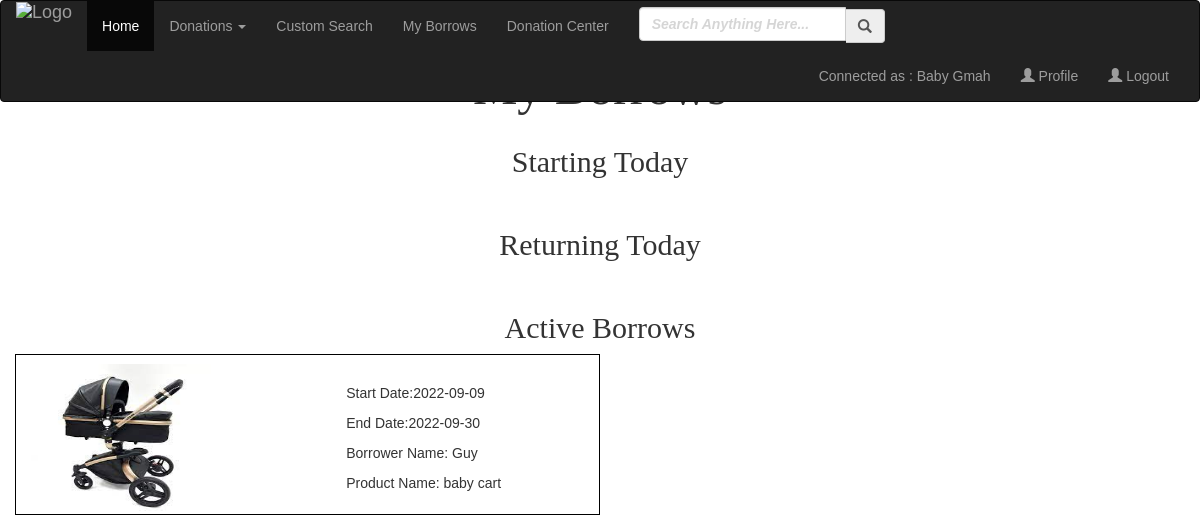
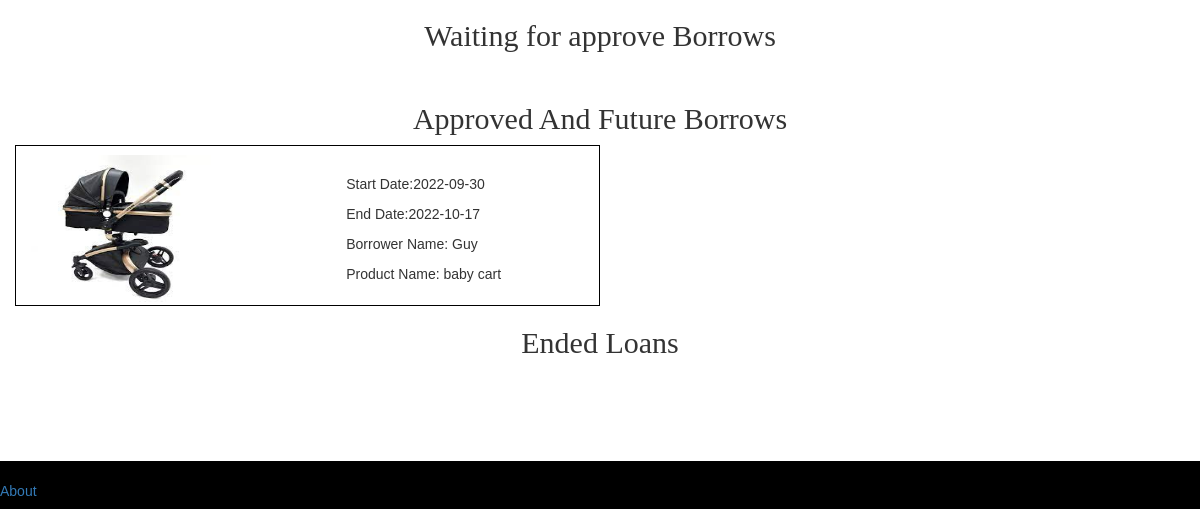
/borrows/ (signed in), run on an earlier commit of the app's database (2 pictures, top to bottom).
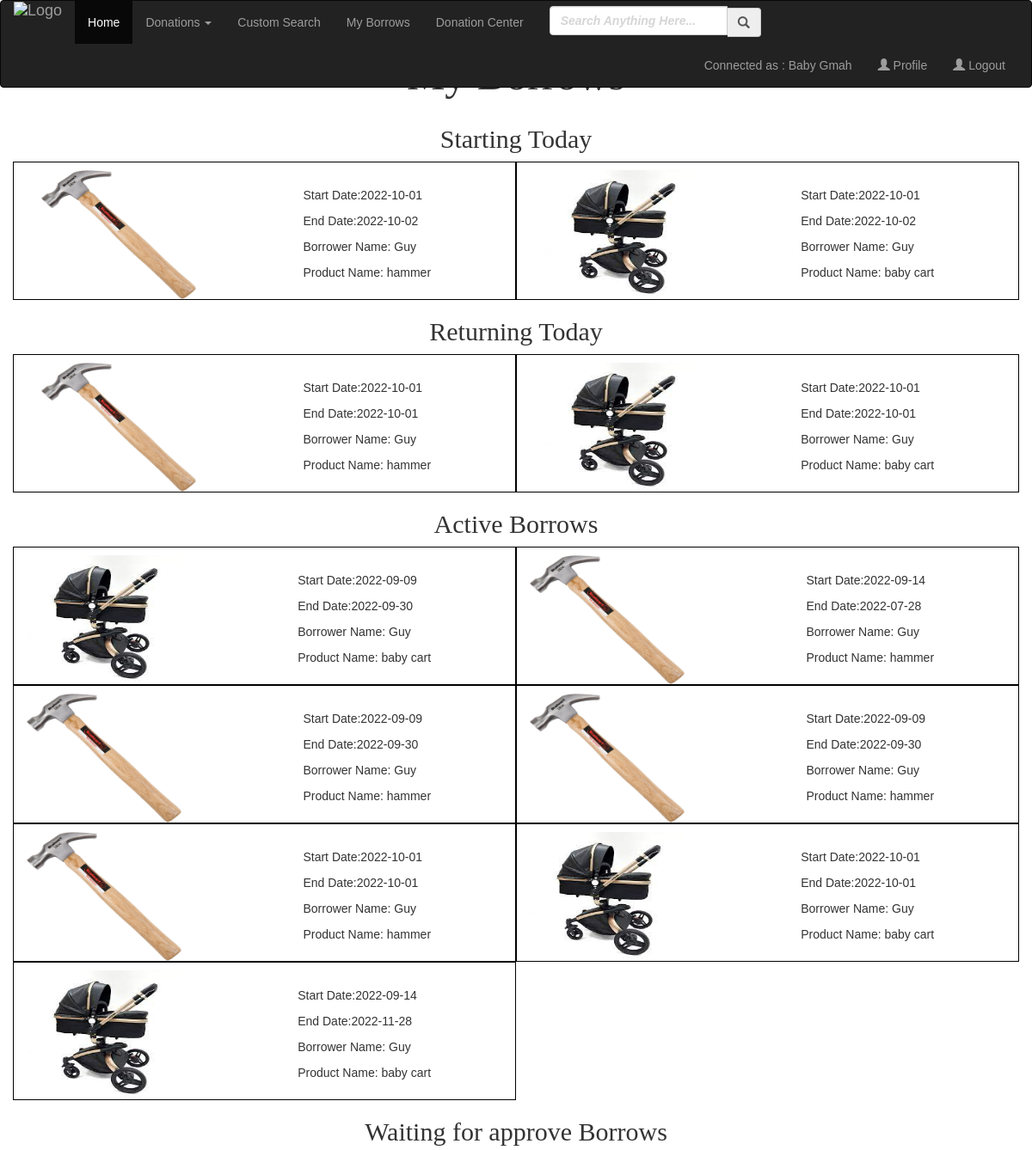
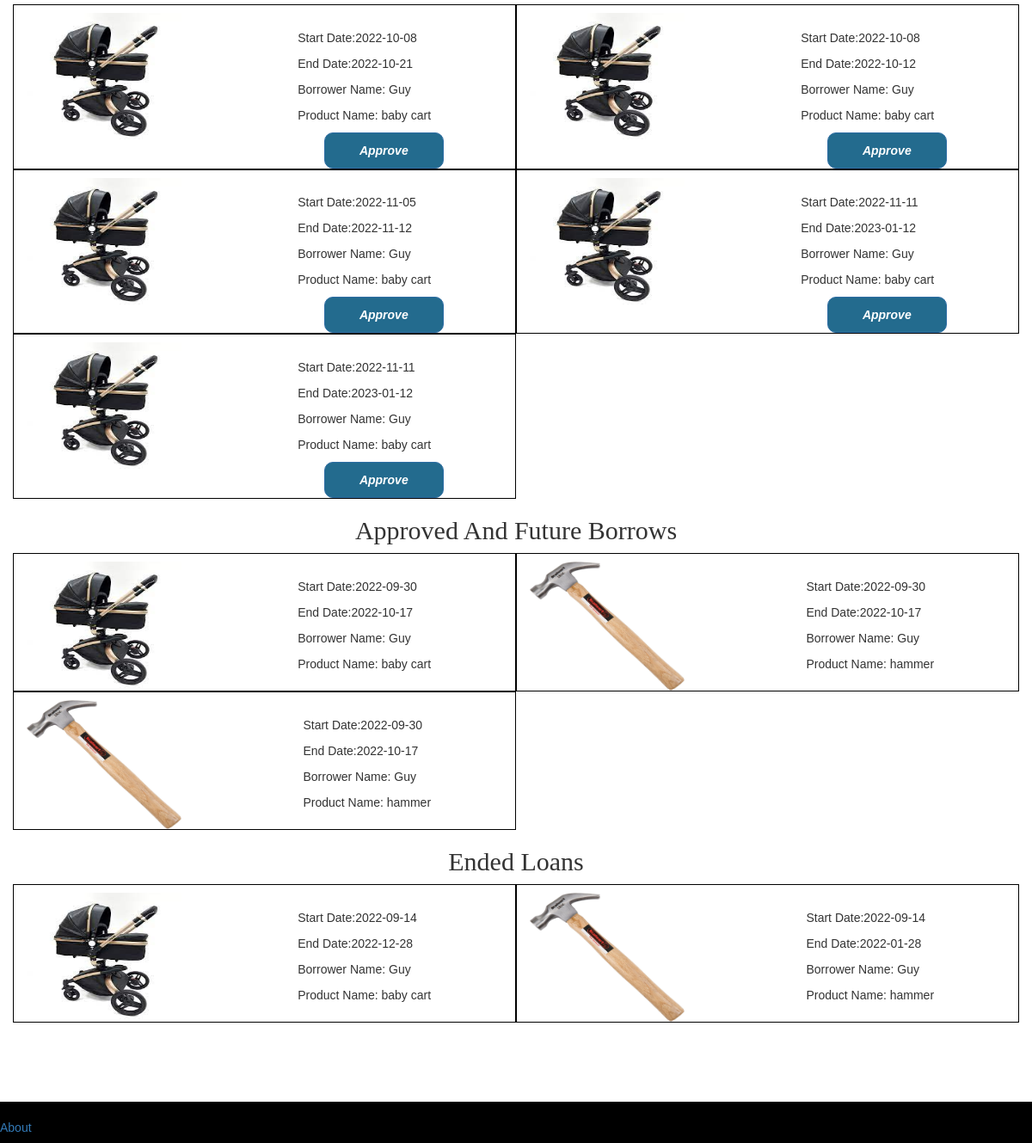
And on a later commit of the database (2 pictures, top to bottom).
### project/models.py (models this page shows)
class Gmah(UserMixin, db.Model):
    id = db.Column(db.Integer, primary_key=True)
    name = db.Column(db.String(1000))
    email = db.Column(db.String(1000))
    password = db.Column(db.String(100))
    owner_first_name = db.Column(db.String(50))
    owner_last_name = db.Column(db.String(50))
    phone = db.Column(db.String(10))
    category = db.Column(db.String(50))
    city = db.Column(db.String(200))
    street = db.Column(db.String(200))
    street_number = db.Column(db.Integer)
    profile_picture = db.Column(db.String(200))

class Borrows(db.Model):
    id = db.Column(db.Integer, primary_key=True)
    borrower_id = db.Column(db.Integer)
    gmah_id = db.Column(db.Integer)
    product_id = db.Column(db.Integer)
    start_date = db.Column(db.Date)
    end_date = db.Column(db.Date)
    approved = db.Column(db.Integer)
    is_active = db.Column(db.Integer)

class Products(db.Model):
    id = db.Column(db.Integer, primary_key=True)
    name = db.Column(db.String(1000))
    category = db.Column(db.String(50))
    description = db.Column(db.String(1000))
    idle = db.Column(db.Integer)
    gmah_id = db.Column(db.Integer, db.ForeignKey('gmah.id'))
    pic_name = db.Column(db.String(50))

class User(UserMixin, db.Model):
    id = db.Column(db.Integer, primary_key=True) # primary keys are required by SQLAlchemy
    email = db.Column(db.String(100), unique=True)
    password = db.Column(db.String(100))
    name = db.Column(db.String(1000))
    last_name = db.Column(db.String(1000))
    phone = db.Column(db.String(10))
    city = db.Column(db.String(200))
    street = db.Column(db.String(200))
    street_number = db.Column(db.Integer)
    is_gmah = db.Column(db.Boolean)
    is_blocked = db.Column(db.Boolean)
    profile_picture = db.Column(db.String(200))

### project/auth.py (the view)
@auth.route('/borrows/')
@login_required
def borrows():
    gmah_id = current_user.id
    gmah = Gmah.query.filter_by(id=gmah_id).first()
    if not gmah:
        flash('To see all of your borrows please login')
        return redirect(url_for('auth.login'))
    else:
        borrows = Borrows.query.filter_by(gmah_id=gmah_id).all()
        date = datetime.now()
        date = date.strftime("%Y-%m-%d")
        return render_template("my_borrows.htm", gmah=gmah, borrows=borrows, func=return_user, func2=return_product, date=date,
                               func3=compare_dates)

### project/auth.py (called while the page is built)
@auth.route('/return_user/<id>')
def return_user(id):
    user = User.query.filter_by(id=id).first()
    if user:
        return user
    else:
        return ""

@auth.route('/return_product/<id>')
def return_product(id):
    product = Products.query.filter_by(id=id).first()
    if product:
        return product
    else:
        return ""

@auth.route('/compare_dates/<date>')
def compare_dates(date):
    date = date.strftime("%Y-%m-%d")
    now =  datetime.now()
    now = now.strftime("%Y-%m-%d")
    result = now < date
    if result:
        return False
    else:
        if now==date:
            return True
        else:
            return False

### project/templates/my_borrows.htm (shortened to what this page needs)
{% extends "base.html" %}
{% block content %}
<h2 class="homewelcome" style="text-align:center;">My Borrows</h2>
    <div class="container ">
    <div class="row">
         <h1 class="homewelcome" style="font-size:30px;text-align:center;">Starting Today</h1>
        {% for borrow in borrows %}
            {% if borrow.is_active==0 and borrow.approved==1 and func3(borrow.start_date) %}
                <div class="col-lg-6" style="border: 1px solid black;">
                     <div  style="float:left;margin:0 0 0 3%;">
                        {% set imagename = (func2(borrow.product_id)).pic_name %}
                        <img class="resultProductPhoto" src={{url_for('static',filename='images/products/{}'.format(imagename))}} width="180px" height="150px">
                   </div>
                   <div style="float:right ;margin:5% 15% 0 0;">
                       <p>Start Date:{{ borrow.start_date }}</p>
                       <p>End Date:{{ borrow.end_date }}</p>
                       <p>Borrower Name: {{ (func(borrow.borrower_id)).name }}</p>
                       <p>Product Name: {{ (func2(borrow.product_id)).name }}</p>
                   </div>
                </div>
            {% endif %}
        {% endfor %}
        <br style="clear:both;">
         <h1 class="homewelcome" style="font-size:30px;text-align:center;">Returning Today</h1>
        {% for borrow in borrows %}
            {% if borrow.is_active==1 and borrow.approved==1 and func3(borrow.end_date) %}
                <div class="col-lg-6" style="border: 1px solid black;">
                     <div  style="float:left;margin:0 0 0 3%;">
                        {% set imagename = (func2(borrow.product_id)).pic_name %}
                        <img class="resultProductPhoto" src={{url_for('static',filename='images/products/{}'.format(imagename))}} width="180px" height="150px">
                   </div>
                   <div style="float:right ;margin:5% 15% 0 0;">
                       <p>Start Date:{{ borrow.start_date }}</p>
                       <p>End Date:{{ borrow.end_date }}</p>
                       <p>Borrower Name: {{ (func(borrow.borrower_id)).name }}</p>
                       <p>Product Name: {{ (func2(borrow.product_id)).name }}</p>
                   </div>
                </div>
            {% endif %}
        {% endfor %}
        <br style="clear:both;">
        <h1 class="homewelcome" style="font-size:30px;text-align:center;"> Active Borrows</h1>
        {% for borrow in borrows %}
            {% if borrow.approved==1 and borrow.is_active==1 %}
                <div class="col-sm-6" style="border: 1px solid black;">
                     <div style="float:left">
                        {% set imagename = (func2(borrow.product_id)).pic_name %}
                        <img class="resultProductPhoto" src={{url_for('static',filename='images/products/{}'.format(imagename))}} width="180px" height="150px">
                   </div>
                   <div style="float:right ;margin:5% 15% 0 0;">
                       <p>Start Date:{{ borrow.start_date }}</p>
                       <p>End Date:{{ borrow.end_date }}</p>
                       <p>Borrower Name: {{ (func(borrow.borrower_id)).name }}</p>
                       <p>Product Name: {{ (func2(borrow.product_id)).name }}</p>
                   </div>
                </div>
            {% endif %}
        {% endfor %}
        <br style="clear:both;">
        <h1 class="homewelcome" style="font-size:30px;text-align:center;">Waiting for approve Borrows</h1>
        {% for borrow in borrows %}
            {% if borrow.approved==0 and borrow.is_active==1 %}
                <div class="col-lg-6" style="border: 1px solid black;">
                     <div style="float:left">
                        {% set imagename = (func2(borrow.product_id)).pic_name %}
                        <img class="resultProductPhoto" src={{url_for('static',filename='images/products/{}'.format(imagename))}} width="180px" height="150px">
                    </div>
                   <div style="float:right ;margin:5% 15% 0 0;">
                       <p>Start Date:{{ borrow.start_date }}</p>
                       <p>End Date:{{ borrow.end_date }}</p>
                       <p>Borrower Name: {{ (func(borrow.borrower_id)).name }}</p>
                       <p>Product Name: {{ (func2(borrow.product_id)).name }}</p>
                   </div>
                    {% if borrow.approved==0 %}
                        <a class="btn btn-primary" href="{{ url_for('auth.approved_borrow_post', id=borrow.id) }}" style="margin:0 0 0 30%;">Approve</a> <br>
                    {% endif %}
                </div>
            {% endif %}
        {% endfor %}
        <br style="clear:both;">
         <h1 class="homewelcome" style="font-size:30px;text-align:center;">Approved And Future Borrows</h1>
        {% for borrow in borrows %}
            {% if borrow.approved==1 and borrow.is_active==0 and not func3(borrow.start_date) %}
                <div class="col-lg-6" style="border: 1px solid black;">
                     <div style="float:left">
                       {% set imagename = (func2(borrow.product_id)).pic_name %}
                        <img class="resultProductPhoto" src={{url_for('static',filename='images/products/{}'.format(imagename))}} width="180px" height="150px">
                   </div>
                   <div style="float:right ;margin:5% 15% 0 0;">
                       <p>Start Date:{{ borrow.start_date }}</p>
                       <p>End Date:{{ borrow.end_date }}</p>
                       <p>Borrower Name: {{ (func(borrow.borrower_id)).name }}</p>
                       <p>Product Name: {{ (func2(borrow.product_id)).name }}</p>
                   </div>
                </div>
            {% endif %}
        {% endfor %}
             <br style="clear:both;">
         <h1 class="homewelcome" style="font-size:30px;text-align:center;">Ended Loans</h1>
        {% for borrow in borrows %}
            {% if borrow.approved==0 and borrow.is_active==0 %}
                <div class="col-lg-6" style="border: 1px solid black;">
                     <div style="float:left">
                         {% set imagename = (func2(borrow.product_id)).pic_name %}
                        <img class="resultProductPhoto" src={{url_for('static',filename='images/products/{}'.format(imagename))}} width="180px" height="150px">
                   </div>
                   <div style="float:right ;margin:5% 15% 0 0;">
                       <p>Start Date:{{ borrow.start_date }}</p>
                       <p>End Date:{{ borrow.end_date }}</p>
                       <p>Borrower Name: {{ (func(borrow.borrower_id)).name }}</p>
                       <p>Product Name: {{ (func2(borrow.product_id)).name }}</p>
                   </div>
                </div>
            {% endif %}
        {% endfor %}
    </div>
</div>
<br><br><br>
{% endblock %}

### project/templates/base.html (shortened to what this page needs)
<!DOCTYPE html>
<html>
<head>
    <link rel="stylesheet" href="https://maxcdn.bootstrapcdn.com/bootstrap/3.3.7/css/bootstrap.min.css">
    <link rel= "stylesheet" type= "text/css" href="/static/style.css">
</head>
<body>
<section class="hero is-primary is-fullheight sticky">
    <div class="hero-head">
        <div class="navbar navbar-inverse">
            <div class="container-fluid">
                <div class="row">
                    <div class="col-lg-12">
                        <div class="navbar-header">
                                <a href="{{ url_for('main.index') }}" class="navbar-brand">
                                    <img src="https://i.ibb.co/8M29bd5/Removal-963.png"
                                         alt="Logo" width="120%" height="240%" style="margin-top: -25%;">
                                </a>
                        </div>
                        <div class="navbar-collapse collapse" id="mobile_menu">
                            <ul class="nav navbar-nav">
                                <li class="active"><a href="{{ url_for('main.index') }}">Home</a></li>
                                <li><a href="#" class="dropdown-toggle" data-toggle="dropdown">Donations <span
                                        class="caret"></span></a>
                                </li>
                                <li><a href="/search">Custom Search</a></li>
                                {% if current_user.owner_first_name %}
                                <li><a href="/borrows">My Borrows</a></li>
                                <li><a href="/donations">Donation Center</a></li>
                                {% endif %}
                            </ul>
                            <ul class="nav navbar-nav">
                                <li>
                                    <form method="POST" action="/search" class="navbar-form">
                                        <div class="form-group">
                                            <div class="input-group">
                                                <input type="search" name="search" id="search"
                                                       placeholder="Search Anything Here..." class="form-control">
                                                <span class="input-group-addon"><span
                                                        class="glyphicon glyphicon-search"></span></span>
                                            </div>
                                        </div>
                                    </form>
                                </li>
                            </ul>
                            <ul class="nav navbar-nav navbar-right">
                                {% if current_user.is_authenticated %}
                                <li><a>
                                 Connected as : {{ current_user.name }} <name></name></a></li>
                                <li><a href="{{ url_for('main.profile', email=current_user.email) }}">
                                    <span class="glyphicon glyphicon-user"></span> Profile</a></li>
                                <li><a href="{{ url_for('auth.logout') }}">
                                    <span class="glyphicon glyphicon-user"></span> Logout</a></li>
                                {% endif %}
                            </ul>
                        </div>
                    </div>
                </div>
            </div>
        </div>
    </div>
</section>
    {% block content %}
            {% endblock %}
 {% block footer %}
<br><br><br><br>
<footer>
  <p><br>
  <a href="/about">About</a></p>
</footer>
   {%- endblock %}
</body>
</html>

### project/static/style.css (style rules this page uses)
body { margin-top:5%; overflow-y: scroll; height: 100%; overflow-x: hidden; font-family: Arial, Helvetica, sans-serif; }
footer { background-color:black; width:100%; bottom:-2px; position:fixed; }
.sticky { position: fixed; width:100%; top:0; z-index: 999; color:53599A; }
.resultProductPhoto { margin:5% 0 0 0; }
.homewelcome { font-family: 'Optima'; font-size:50px; }
input { width: 70%; padding: 15px; margin: 5px 0 22px 0; display: block; border: none; margin:auto; margin-bottom:10px; background: #FFFFFF; border: 1px solid black; border-radius: 5px; height:12px; top:-2px; }
input::placeholder { text-align: left; opacity:0.4; }
.btn { padding: 10px 40px; background-color: #236B8E; color: #FFFFFF; font-style: oblique; font-weight: bold; border-radius: 10px; }
::placeholder { opacity: 1; font-style: oblique; font-weight: bold; }

What changed in the data, as far as the page shows it:
added Borrows: pic_name (picture), start_date "2022-10-01", end_date "2022-10-02", {{ (func(borrow.borrower_id)).name }} "Guy", shown under "Starting Today"
now on this page (row edited): Products: name "hammer"
added Borrows: pic_name (picture), start_date "2022-10-01", end_date "2022-10-02", {{ (func(borrow.borrower_id)).name }} "Guy", {{ (func2(borrow.product_id)).name }} "baby cart", shown under "Starting Today"
added Borrows: pic_name (picture), start_date "2022-10-01", end_date "2022-10-01", {{ (func(borrow.borrower_id)).name }} "Guy"
added Borrows: pic_name (picture), start_date "2022-10-01", end_date "2022-10-01", {{ (func(borrow.borrower_id)).name }} "Guy", {{ (func2(borrow.product_id)).name }} "baby cart"
now on this page (row edited): Borrows: pic_name (picture), start_date "2022-09-14", end_date "2022-07-28", {{ (func(borrow.borrower_id)).name }} "Guy", shown under "Active Borrows"
added Borrows: pic_name (picture), start_date "2022-09-09", end_date "2022-09-30", {{ (func(borrow.borrower_id)).name }} "Guy", shown under "Active Borrows"
added Borrows: pic_name (picture), start_date "2022-09-09", end_date "2022-09-30", {{ (func(borrow.borrower_id)).name }} "Guy", shown under "Active Borrows"
added Borrows: pic_name (picture), start_date "2022-09-14", end_date "2022-11-28", {{ (func(borrow.borrower_id)).name }} "Guy", {{ (func2(borrow.product_id)).name }} "baby cart", shown under "Active Borrows"
added Borrows: pic_name (picture), start_date "2022-10-08", end_date "2022-10-21", {{ (func(borrow.borrower_id)).name }} "Guy", {{ (func2(borrow.product_id)).name }} "baby cart", shown under "Waiting for approve Borrows"
added Borrows: pic_name (picture), start_date "2022-10-08", end_date "2022-10-12", {{ (func(borrow.borrower_id)).name }} "Guy", {{ (func2(borrow.product_id)).name }} "baby cart", shown under "Waiting for approve Borrows"
added Borrows: pic_name (picture), start_date "2022-11-05", end_date "2022-11-12", {{ (func(borrow.borrower_id)).name }} "Guy", {{ (func2(borrow.product_id)).name }} "baby cart", shown under "Waiting for approve Borrows"
added Borrows: pic_name (picture), start_date "2022-11-11", end_date "2023-01-12", {{ (func(borrow.borrower_id)).name }} "Guy", {{ (func2(borrow.product_id)).name }} "baby cart", shown under "Waiting for approve Borrows"
added Borrows: pic_name (picture), start_date "2022-11-11", end_date "2023-01-12", {{ (func(borrow.borrower_id)).name }} "Guy", {{ (func2(borrow.product_id)).name }} "baby cart", shown under "Waiting for approve Borrows"
added Borrows: pic_name (picture), start_date "2022-09-30", end_date "2022-10-17", {{ (func(borrow.borrower_id)).name }} "Guy", shown under "Approved And Future Borrows"
added Borrows: pic_name (picture), start_date "2022-09-30", end_date "2022-10-17", {{ (func(borrow.borrower_id)).name }} "Guy", shown under "Approved And Future Borrows"
added Borrows: pic_name (picture), start_date "2022-09-14", end_date "2022-12-28", {{ (func(borrow.borrower_id)).name }} "Guy", {{ (func2(borrow.product_id)).name }} "baby cart", shown under "Ended Loans"
added Borrows: pic_name (picture), start_date "2022-09-14", end_date "2022-01-28", {{ (func(borrow.borrower_id)).name }} "Guy", shown under "Ended Loans"
